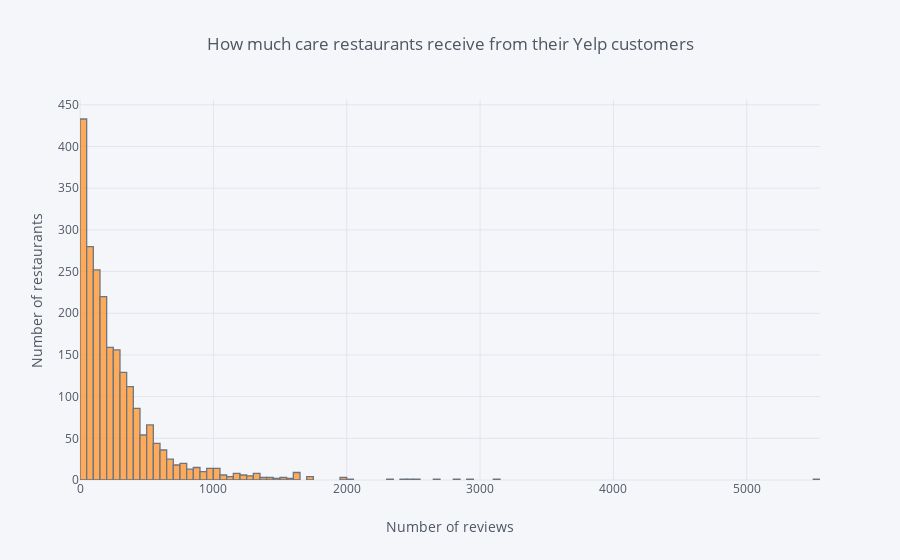

Notebook source saved alongside this figure:
### Markdown cell above
# histogram plot

### Code cell
df['review_count'].iplot(
    kind='histogram',
    xTitle= 'Number of reviews',
    yTitle= "Number of restaurants",
    title='How much care restaurants receive from their Yelp customers')

### Figure 1 — Plotly figure (JSON) as saved in the notebook; plotly's stock layout.template omitted (floating-point values rounded to 4 significant figures; data arrays with more than 128 entries replaced by an {"elided": "..."} marker saying what was removed)
{"data": [{"histfunc": "count", "histnorm": "", "marker": {"color": "rgba(255, 153, 51, 1.0)", "line": {"color": "#4D5663", "width": 1.3}}, "name": "review_count", "opacity": 0.8, "orientation": "v", "type": "histogram", "uid": "6ca80c57-05bd-48f0-99ee-0c05f950e007", "x": {"elided": "2232 int values"}}], "layout": {"barmode": "overlay", "legend": {"bgcolor": "#F5F6F9", "font": {"color": "#4D5663"}}, "paper_bgcolor": "#F5F6F9", "plot_bgcolor": "#F5F6F9", "title": {"font": {"color": "#4D5663"}, "text": "How much care restaurants receive from their Yelp customers"}, "xaxis": {"gridcolor": "#E1E5ED", "showgrid": true, "tickfont": {"color": "#4D5663"}, "title": {"font": {"color": "#4D5663"}, "text": "Number of reviews"}, "zerolinecolor": "#E1E5ED"}, "yaxis": {"gridcolor": "#E1E5ED", "showgrid": true, "tickfont": {"color": "#4D5663"}, "title": {"font": {"color": "#4D5663"}, "text": "Number of restaurants"}, "zerolinecolor": "#E1E5ED"}}}
